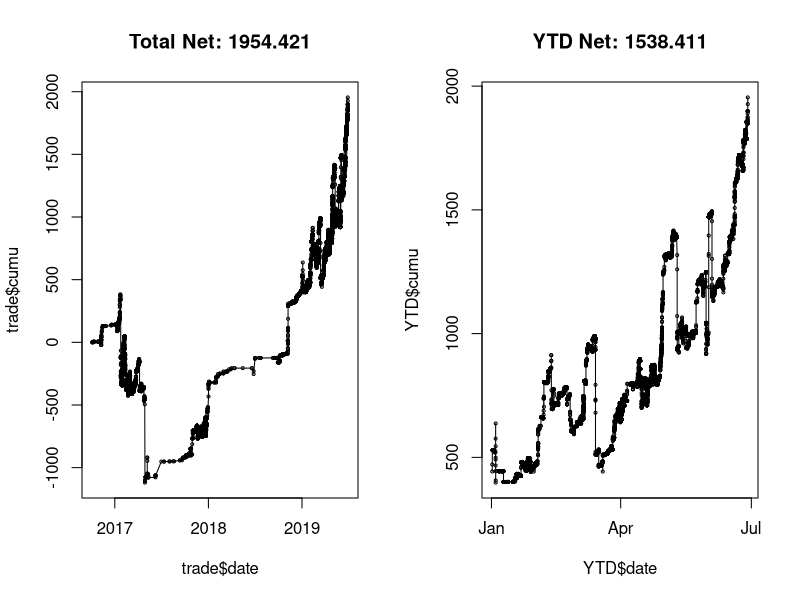

The R source for this figure:
# set directory and read trade history file
setwd("C:/Users")
trade = read.delim("TradeHistory (1).csv",sep=",",header = T,fill = T,stringsAsFactors = F)

# reverse order of data so earliest records are first
trade = trade[dim(trade)[1]:1,]

# function to convert the dollar formats into numeric
dollar = function(col) {
  col2 = as.numeric(gsub('[$,()]', '', col))  
  col2 = as.numeric(lapply(col2, function(x) if (is.na(x)){x=0} else {x=x} )) 
  sign = as.numeric(grepl('\\(',col) > 0) * -1
  sign = as.numeric(lapply(sign, function(x) if (x==0){x = 1} else if (is.na(x)){x=0} else {x=x} ))
  return (col2 * sign)
}

# reformat the dates
trade$date = strptime(trade$DateExecuted, format = "%m/%d/%Y %I:%M %p")

# use the dollar function to find profit, fees, and net profit
trade$profit = dollar(trade$ProfitLoss)
trade$fee2 = dollar(trade$Fees)
trade$net = trade$profit + trade$fee2

# cumulative sum of net profit
trade$cumu = cumsum(trade$net)

# create YTD subsetted data
YTD = trade[trade$date >= '2019-01-01 00:00:00' & !is.na(trade$date),]

# plot overall and YTD  profits
par(mfrow=c(1,2))
plot(trade$date,trade$cumu, type = "o", cex = .4, main = paste0("Total Net: ",sum(trade$net)) )
plot(YTD$date,YTD$cumu, type = "o",cex = .4,main = paste0("YTD Net: ",sum(YTD$net)) )

